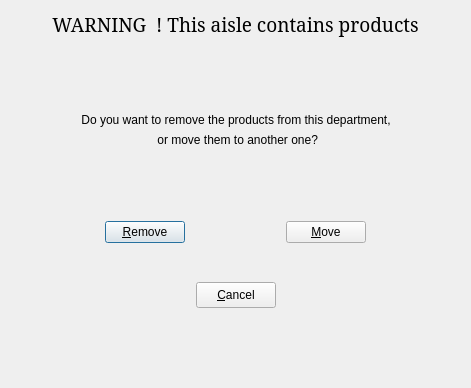
<?xml version="1.0" encoding="UTF-8"?>
<ui version="4.0">
 <class>DialogChoixDeplacerOuSupprProd</class>
 <widget class="QDialog" name="DialogChoixDeplacerOuSupprProd">
  <property name="geometry">
   <rect>
    <x>0</x>
    <y>0</y>
    <width>471</width>
    <height>388</height>
   </rect>
  </property>
  <property name="windowTitle">
   <string>NewWorld WARNING</string>
  </property>
  <layout class="QVBoxLayout" name="verticalLayout_2">
   <item>
    <layout class="QHBoxLayout" name="horizontalLayout">
     <item>
      <spacer name="horizontalSpacer">
       <property name="orientation">
        <enum>Qt::Horizontal</enum>
       </property>
       <property name="sizeHint" stdset="0">
        <size>
         <width>40</width>
         <height>20</height>
        </size>
       </property>
      </spacer>
     </item>
     <item>
      <widget class="QLabel" name="label_3">
       <property name="font">
        <font>
         <family>Serif</family>
         <pointsize>14</pointsize>
        </font>
       </property>
       <property name="text">
        <string>WARNING  ! This aisle contains products</string>
       </property>
       <property name="alignment">
        <set>Qt::AlignCenter</set>
       </property>
      </widget>
     </item>
     <item>
      <spacer name="horizontalSpacer_2">
       <property name="orientation">
        <enum>Qt::Horizontal</enum>
       </property>
       <property name="sizeHint" stdset="0">
        <size>
         <width>40</width>
         <height>20</height>
        </size>
       </property>
      </spacer>
     </item>
    </layout>
   </item>
   <item>
    <spacer name="verticalSpacer">
     <property name="orientation">
      <enum>Qt::Vertical</enum>
     </property>
     <property name="sizeHint" stdset="0">
      <size>
       <width>20</width>
       <height>76</height>
      </size>
     </property>
    </spacer>
   </item>
   <item>
    <layout class="QHBoxLayout" name="horizontalLayout_2">
     <item>
      <spacer name="horizontalSpacer_4">
       <property name="orientation">
        <enum>Qt::Horizontal</enum>
       </property>
       <property name="sizeHint" stdset="0">
        <size>
         <width>40</width>
         <height>20</height>
        </size>
       </property>
      </spacer>
     </item>
     <item>
      <layout class="QVBoxLayout" name="verticalLayout">
       <item>
        <widget class="QLabel" name="label_14">
         <property name="text">
          <string>Do you want to remove the products from this department,</string>
         </property>
         <property name="alignment">
          <set>Qt::AlignCenter</set>
         </property>
        </widget>
       </item>
       <item>
        <widget class="QLabel" name="label_15">
         <property name="text">
          <string> or move them to another one?</string>
         </property>
         <property name="alignment">
          <set>Qt::AlignCenter</set>
         </property>
        </widget>
       </item>
      </layout>
     </item>
     <item>
      <spacer name="horizontalSpacer_5">
       <property name="orientation">
        <enum>Qt::Horizontal</enum>
       </property>
       <property name="sizeHint" stdset="0">
        <size>
         <width>40</width>
         <height>20</height>
        </size>
       </property>
      </spacer>
     </item>
    </layout>
   </item>
   <item>
    <spacer name="verticalSpacer_2">
     <property name="orientation">
      <enum>Qt::Vertical</enum>
     </property>
     <property name="sizeHint" stdset="0">
      <size>
       <width>20</width>
       <height>75</height>
      </size>
     </property>
    </spacer>
   </item>
   <item>
    <layout class="QHBoxLayout" name="horizontalLayout_3">
     <item>
      <spacer name="horizontalSpacer_6">
       <property name="orientation">
        <enum>Qt::Horizontal</enum>
       </property>
       <property name="sizeHint" stdset="0">
        <size>
         <width>40</width>
         <height>20</height>
        </size>
       </property>
      </spacer>
     </item>
     <item>
      <widget class="QPushButton" name="boutonSuppr">
       <property name="text">
        <string>&amp;Remove</string>
       </property>
       <property name="icon">
        <iconset resource="newworldressources.qrc">
         <normaloff>:/images/dialog-error-symbolic.symbolic.png</normaloff>:/images/dialog-error-symbolic.symbolic.png</iconset>
       </property>
      </widget>
     </item>
     <item>
      <spacer name="horizontalSpacer_3">
       <property name="orientation">
        <enum>Qt::Horizontal</enum>
       </property>
       <property name="sizeHint" stdset="0">
        <size>
         <width>40</width>
         <height>20</height>
        </size>
       </property>
      </spacer>
     </item>
     <item>
      <widget class="QPushButton" name="boutonDeplacer">
       <property name="text">
        <string>&amp;Move</string>
       </property>
       <property name="icon">
        <iconset resource="newworldressources.qrc">
         <normaloff>:/images/edit-redo-symbolic.symbolic.png</normaloff>:/images/edit-redo-symbolic.symbolic.png</iconset>
       </property>
      </widget>
     </item>
     <item>
      <spacer name="horizontalSpacer_7">
       <property name="orientation">
        <enum>Qt::Horizontal</enum>
       </property>
       <property name="sizeHint" stdset="0">
        <size>
         <width>40</width>
         <height>20</height>
        </size>
       </property>
      </spacer>
     </item>
    </layout>
   </item>
   <item>
    <spacer name="verticalSpacer_4">
     <property name="orientation">
      <enum>Qt::Vertical</enum>
     </property>
     <property name="sizeHint" stdset="0">
      <size>
       <width>20</width>
       <height>40</height>
      </size>
     </property>
    </spacer>
   </item>
   <item>
    <layout class="QHBoxLayout" name="horizontalLayout_4">
     <item>
      <spacer name="horizontalSpacer_8">
       <property name="orientation">
        <enum>Qt::Horizontal</enum>
       </property>
       <property name="sizeHint" stdset="0">
        <size>
         <width>40</width>
         <height>20</height>
        </size>
       </property>
      </spacer>
     </item>
     <item>
      <widget class="QPushButton" name="pushButton">
       <property name="minimumSize">
        <size>
         <width>80</width>
         <height>26</height>
        </size>
       </property>
       <property name="maximumSize">
        <size>
         <width>80</width>
         <height>26</height>
        </size>
       </property>
       <property name="text">
        <string>&amp;Cancel</string>
       </property>
       <property name="icon">
        <iconset resource="newworldressources.qrc">
         <normaloff>:/images/action-unavailable-symbolic.symbolic.png</normaloff>:/images/action-unavailable-symbolic.symbolic.png</iconset>
       </property>
      </widget>
     </item>
     <item>
      <spacer name="horizontalSpacer_9">
       <property name="orientation">
        <enum>Qt::Horizontal</enum>
       </property>
       <property name="sizeHint" stdset="0">
        <size>
         <width>40</width>
         <height>20</height>
        </size>
       </property>
      </spacer>
     </item>
    </layout>
   </item>
   <item>
    <spacer name="verticalSpacer_3">
     <property name="orientation">
      <enum>Qt::Vertical</enum>
     </property>
     <property name="sizeHint" stdset="0">
      <size>
       <width>20</width>
       <height>76</height>
      </size>
     </property>
    </spacer>
   </item>
  </layout>
 </widget>
 <resources>
  <include location="newworldressources.qrc"/>
 </resources>
 <connections/>
</ui>
